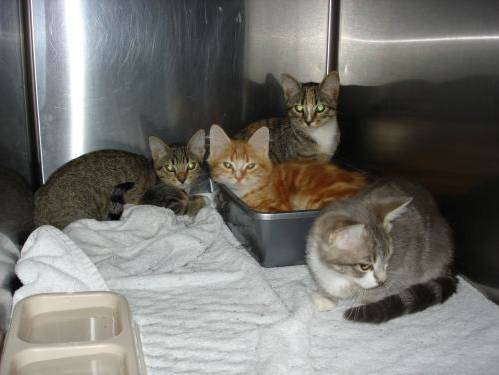
#> input picture 12500.jpg, 499 x 375 px
$ python test_predict.py
#> lines starting #> are read from the running program, lines starting #| are printed output that depends on the picture
import requests
import base64
import json
import cv2
import numpy as np

classes = ["cat","dog"]
#image = r"12498.jpg" # dog
#image = r"89.jpg" # cat
image = r"12500.jpg" # cat
URL = "http://127.0.0.1:8501/v1/models/model/versions/1:predict"
headers = {"content-type": "application/json"}

headers = {"content-type": "application/json"}
image_content = cv2.imread(image,1).astype('uint8')
#> image_content is the input picture: shape (375, 499, 3); mean B, G, R 111, 115.5, 116.7
width = 150
height = 150
dim = (width, height)

resized = cv2.resize(image_content, dim, interpolation = cv2.INTER_AREA)
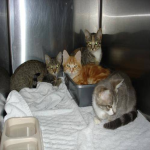
#> resized: shape (150, 150, 3); mean B, G, R 111, 115.5, 116.7
print('Original Dimensions : ',image_content.shape)
#| Original Dimensions :  (375, 499, 3)
print('Original Dimensions : ',resized.shape)
#| Original Dimensions :  (150, 150, 3)
body = {"instances": [resized.tolist()]}

data = json.dumps(body)
#> (the run stopped early here; a loop or call above may not have finished)

$ run again, with 12498.jpg copied over 12500.jpg
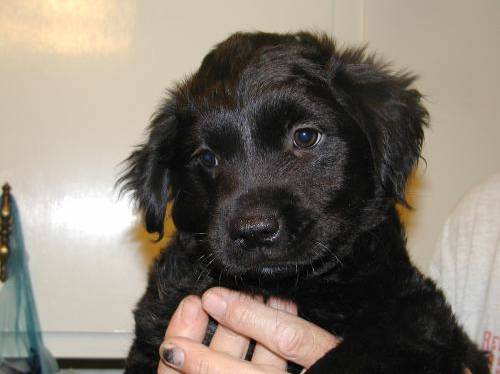
#> input picture 12498.jpg, 500 x 374 px
#> image_content is the input picture: shape (374, 500, 3); mean B, G, R 110.5, 121, 129.7
#> `resized = cv2.resize(image_content, dim, interpolation = cv2.INTER_AREA)`:
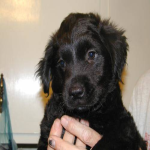
#> resized: shape (150, 150, 3); mean B, G, R 110.5, 121, 129.7
#| Original Dimensions :  (374, 500, 3)
#| Original Dimensions :  (150, 150, 3)

$ run again, with 89.jpg copied over 12500.jpg
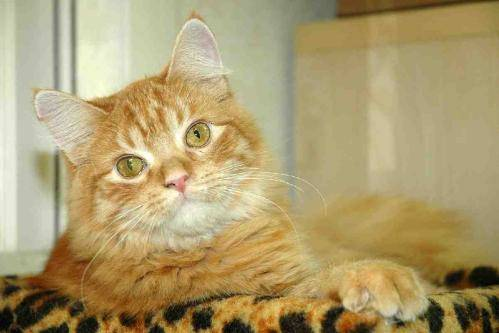
#> input picture 89.jpg, 499 x 333 px
#> image_content is the input picture: shape (333, 499, 3); mean B, G, R 110.9, 156.3, 173.3
#> `resized = cv2.resize(image_content, dim, interpolation = cv2.INTER_AREA)`:
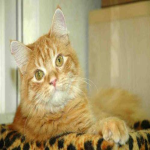
#> resized: shape (150, 150, 3); mean B, G, R 110.9, 156.3, 173.3
#| Original Dimensions :  (333, 499, 3)
#| Original Dimensions :  (150, 150, 3)

$ run again, with 7.jpg copied over 12500.jpg
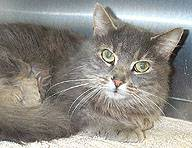
#> input picture 7.jpg, 192 x 148 px
#> image_content is the input picture: shape (148, 192, 3); mean B, G, R 134.1, 140.8, 143.8
#> `resized = cv2.resize(image_content, dim, interpolation = cv2.INTER_AREA)`:
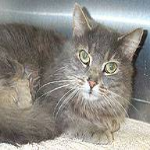
#> resized: shape (150, 150, 3); mean B, G, R 134, 140.6, 143.7
#| Original Dimensions :  (148, 192, 3)
#| Original Dimensions :  (150, 150, 3)
